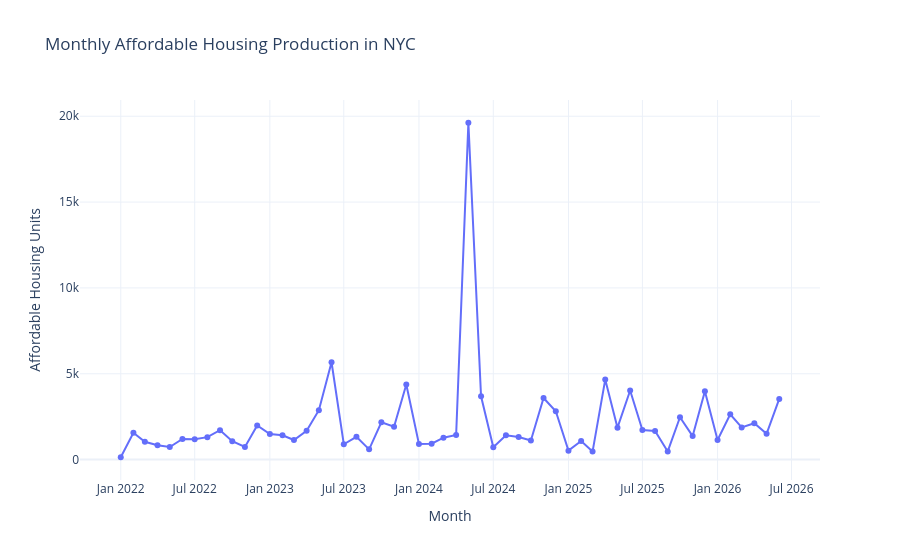
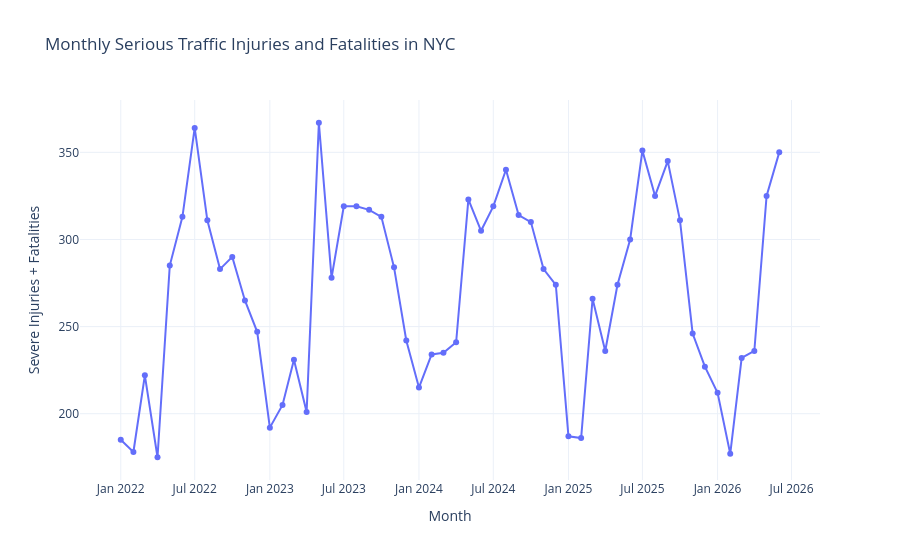

These figures' notebook cell, in order:
### Code cell
# Prepare housing monthly data
housing_monthly = housing_clean.copy()

housing_monthly['month'] = pd.to_datetime(
    housing_monthly['project_completion_date'],
    errors='coerce'
).dt.to_period('M')

housing_monthly = housing_monthly.dropna(
    subset=['month', 'all_counted_units']
)

housing_monthly = housing_monthly[
    (housing_monthly['month'] >= '2022-01') &
    (housing_monthly['month'] <= '2026-06')
]

housing_monthly = (
    housing_monthly.groupby('month')['all_counted_units']
    .sum()
    .reset_index()
)

housing_monthly['month'] = housing_monthly['month'].astype(str)


# Prepare transportation monthly data
transport_monthly = transport_clean.copy()

transport_monthly['month'] = pd.to_datetime(
    transport_monthly['crash_date'],
    errors='coerce'
).dt.to_period('M')

transport_monthly = transport_monthly.dropna(
    subset=['month']
)

transport_monthly = transport_monthly[
    (transport_monthly['month'] >= '2022-01') &
    (transport_monthly['month'] <= '2026-06')
]

transport_monthly['serious_harm'] = (
    transport_monthly['total_severe_injuries'].fillna(0) +
    transport_monthly['total_fatalities'].fillna(0)
)

transport_monthly = (
    transport_monthly.groupby('month')['serious_harm']
    .sum()
    .reset_index()
)

transport_monthly['month'] = transport_monthly['month'].astype(str)


# Visualize both trends
fig = px.line(
    housing_monthly,
    x='month',
    y='all_counted_units',
    title='Monthly Affordable Housing Production in NYC',
    markers=True,
    labels={
        'month': 'Month',
        'all_counted_units': 'Affordable Housing Units'
    }
)

fig.update_layout(template='plotly_white')
fig.show()


fig = px.line(
    transport_monthly,
    x='month',
    y='serious_harm',
    title='Monthly Serious Traffic Injuries and Fatalities in NYC',
    markers=True,
    labels={
        'month': 'Month',
        'serious_harm': 'Severe Injuries + Fatalities'
    }
)

fig.update_layout(template='plotly_white')
fig.show()

### Figure 1 — Plotly figure (JSON) as saved in the notebook; plotly's stock layout.template omitted (floating-point values rounded to 4 significant figures)
{"data": [{"hovertemplate": "Month=%{x}<br>Affordable Housing Units=%{y}<extra></extra>", "legendgroup": "", "line": {"color": "#636efa", "dash": "solid"}, "marker": {"symbol": "circle"}, "mode": "lines+markers", "name": "", "orientation": "v", "showlegend": false, "type": "scatter", "x": ["2022-01", "2022-02", "2022-03", "2022-04", "2022-05", "2022-06", "2022-07", "2022-08", "2022-09", "2022-10", "2022-11", "2022-12", "2023-01", "2023-02", "2023-03", "2023-04", "2023-05", "2023-06", "2023-07", "2023-08", "2023-09", "2023-10", "2023-11", "2023-12", "2024-01", "2024-02", "2024-03", "2024-04", "2024-05", "2024-06", "2024-07", "2024-08", "2024-09", "2024-10", "2024-11", "2024-12", "2025-01", "2025-02", "2025-03", "2025-04", "2025-05", "2025-06", "2025-07", "2025-08", "2025-09", "2025-10", "2025-11", "2025-12", "2026-01", "2026-02", "2026-03", "2026-04", "2026-05", "2026-06"], "xaxis": "x", "y": [136.0, 1561.0, 1038.0, 841.0, 729.0, 1205.0, 1181.0, 1307.0, 1710.0, 1075.0, 732.0, 1983.0, 1485.0, 1413.0, 1139.0, 1675.0, 2880.0, 5671.0, 894.0, 1329.0, 597.0, 2174.0, 1917.0, 4378.0, 904.0, 927.0, 1276.0, 1431.0, 19620.0, 3684.0, 718.0, 1421.0, 1318.0, 1108.0, 3590.0, 2817.0, 520.0, 1080.0, 465.0, 4661.0, 1861.0, 4024.0, 1720.0, 1661.0, 476.0, 2464.0, 1368.0, 3978.0, 1144.0, 2639.0, 1871.0, 2120.0, 1502.0, 3534.0], "yaxis": "y"}], "layout": {"legend": {"tracegroupgap": 0}, "title": {"text": "Monthly Affordable Housing Production in NYC"}, "xaxis": {"anchor": "y", "domain": [0, 1], "title": {"text": "Month"}}, "yaxis": {"anchor": "x", "domain": [0, 1], "title": {"text": "Affordable Housing Units"}}}}

### Figure 2 — Plotly figure (JSON) as saved in the notebook; plotly's stock layout.template omitted (floating-point values rounded to 4 significant figures)
{"data": [{"hovertemplate": "Month=%{x}<br>Severe Injuries + Fatalities=%{y}<extra></extra>", "legendgroup": "", "line": {"color": "#636efa", "dash": "solid"}, "marker": {"symbol": "circle"}, "mode": "lines+markers", "name": "", "orientation": "v", "showlegend": false, "type": "scatter", "x": ["2022-01", "2022-02", "2022-03", "2022-04", "2022-05", "2022-06", "2022-07", "2022-08", "2022-09", "2022-10", "2022-11", "2022-12", "2023-01", "2023-02", "2023-03", "2023-04", "2023-05", "2023-06", "2023-07", "2023-08", "2023-09", "2023-10", "2023-11", "2023-12", "2024-01", "2024-02", "2024-03", "2024-04", "2024-05", "2024-06", "2024-07", "2024-08", "2024-09", "2024-10", "2024-11", "2024-12", "2025-01", "2025-02", "2025-03", "2025-04", "2025-05", "2025-06", "2025-07", "2025-08", "2025-09", "2025-10", "2025-11", "2025-12", "2026-01", "2026-02", "2026-03", "2026-04", "2026-05", "2026-06"], "xaxis": "x", "y": [185.0, 178.0, 222.0, 175.0, 285.0, 313.0, 364.0, 311.0, 283.0, 290.0, 265.0, 247.0, 192.0, 205.0, 231.0, 201.0, 367.0, 278.0, 319.0, 319.0, 317.0, 313.0, 284.0, 242.0, 215.0, 234.0, 235.0, 241.0, 323.0, 305.0, 319.0, 340.0, 314.0, 310.0, 283.0, 274.0, 187.0, 186.0, 266.0, 236.0, 274.0, 300.0, 351.0, 325.0, 345.0, 311.0, 246.0, 227.0, 212.0, 177.0, 232.0, 236.0, 325.0, 350.0], "yaxis": "y"}], "layout": {"legend": {"tracegroupgap": 0}, "title": {"text": "Monthly Serious Traffic Injuries and Fatalities in NYC"}, "xaxis": {"anchor": "y", "domain": [0, 1], "title": {"text": "Month"}}, "yaxis": {"anchor": "x", "domain": [0, 1], "title": {"text": "Severe Injuries + Fatalities"}}}}
